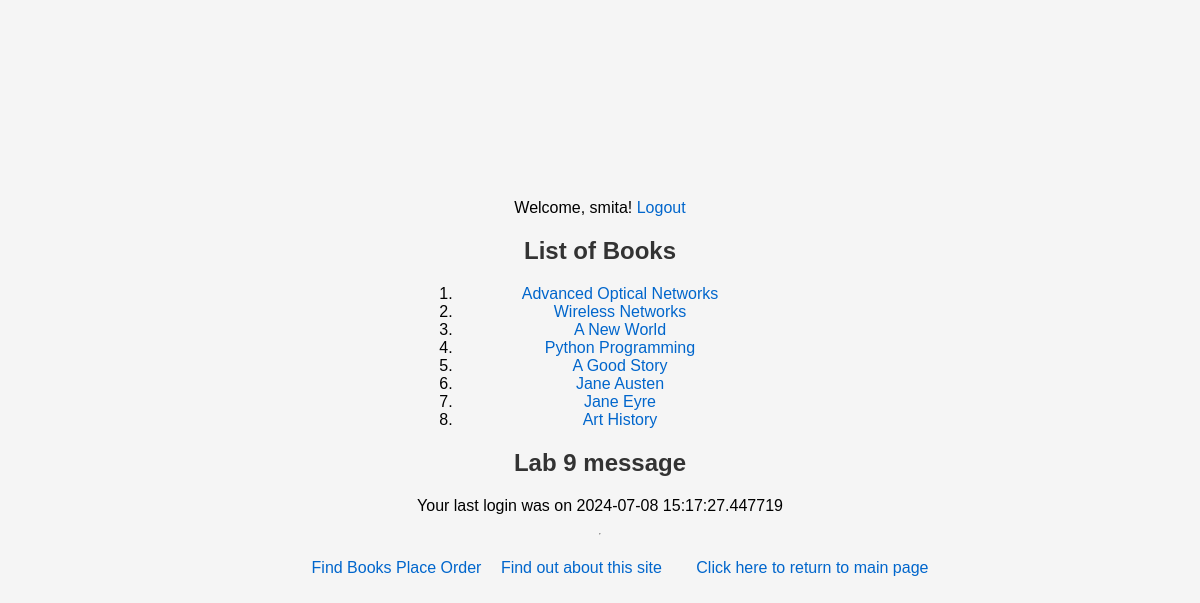
The app's page / (signed in) with its own data.
### myapp/models.py (models this page shows, shortened)
class Book(models.Model):
    CATEGORY_CHOICES = [
        ('S', 'Science&Tech'),
        ('F', 'Fiction'),
        ('B', 'Biography'),
        ('T', 'Travel'),
        ('O', 'Other')
    ]
    title = models.CharField(max_length=200)
    category = models.CharField(max_length=1, choices=CATEGORY_CHOICES, default='S')
    num_pages = models.PositiveIntegerField(default=100)
    price = models.DecimalField(max_digits=10, decimal_places=2)
    publisher = models.ForeignKey(Publisher, related_name='books', on_delete=models.CASCADE)
    description = models.TextField(blank=True, null=True)
    num_reviews = models.PositiveIntegerField(default=0)

### myapp/views.py (the view)
# urls.py: path('', views.index, name='index'),
def index(request):
    books = Book.objects.all()
    last_login = request.session.get('last_login')
    if last_login:
        message = f"Your last login was on {last_login}"
    else:
        message = "Your last login was more than one hour ago"
    return render(request, 'myapp/index0.html', {'booklist':books,'message': message})

### myapp/templates/myapp/index0.html (shortened to what this page needs)
{% extends 'myapp/base.html' %}
{% block body_block %}
    {% if booklist %}
        <h2>List of Books</h2>
        <ol>
            {% for book in booklist %}
                <li>
                    <a rel="noopener" href="{% url 'myapp:detail' book.id %}">{{ book.title }}</a>
                </li>
            {% endfor %}
        </ol>
    {% else %}
        <strong>There are no available books!</strong>
    {% endif %}
    <h2>Lab 9 message</h2>
    <p>{{ message }}</p>
{% endblock %}

### myapp/templates/myapp/base.html (shortened to what this page needs)
<!DOCTYPE html>
{% load static %}
<html>
    <head>
        <link rel="stylesheet" type="text/css" href="{% static 'myapp/style.css' %}" />
    </head>
    <body>
        <div>
             {% if user.is_authenticated %}
                <p>Welcome, {{ user.username }}! <a href="{% url 'myapp:user_logout' %}">Logout</a></p>
                 {% block body_block %}* {% endblock %}
            {% else %}
                <p>You are not logged in. <a href="{% url 'myapp:user_login' %}">Login</a></p>
            {% endif %}
        </div>
        <hr />
        <div>
            <ul>
                <a href="{% url 'myapp:findbooks' %}">Find Books</a>
                <a href="{% url 'myapp:place_order' %}">Place Order</a>
                <li class="hbar1"><a href="/myapp/about/">Find out about this site</a></li>
                <li class="hbar1"><a href = "{% url 'myapp:index' %}">Click here to return to main page</a><br/></li>
            </ul>
        </div>
    </body>
</html>

### myapp/templates/myapp/static/myapp/style.css (style rules this page uses)
.hbar1 { display: inline; margin: 15px; }
body { font-family: Arial, sans-serif; margin: 0; padding: 0; display: flex; flex-direction: column; justify-content: center; align-items: center; height: 100vh; text-align: center; background-color: #f5f5f5; }
h1, h2 { color: #333; }
p { margin: 10px 0; }
a { color: #0066cc; text-decoration: none; }

### records on screen
Book: title "Advanced Optical Networks"
Book: title "Wireless Networks"
Book: title "A New World"
Book: title "Python Programming"
Book: title "A Good Story"
Book: title "Jane Austen"
Book: title "Jane Eyre"
Book: title "Art History"

### other values on screen
{{ user.username }} "smita"
{{ message }} "Your last login was on 2024-07-08 15:17:27.447719"
